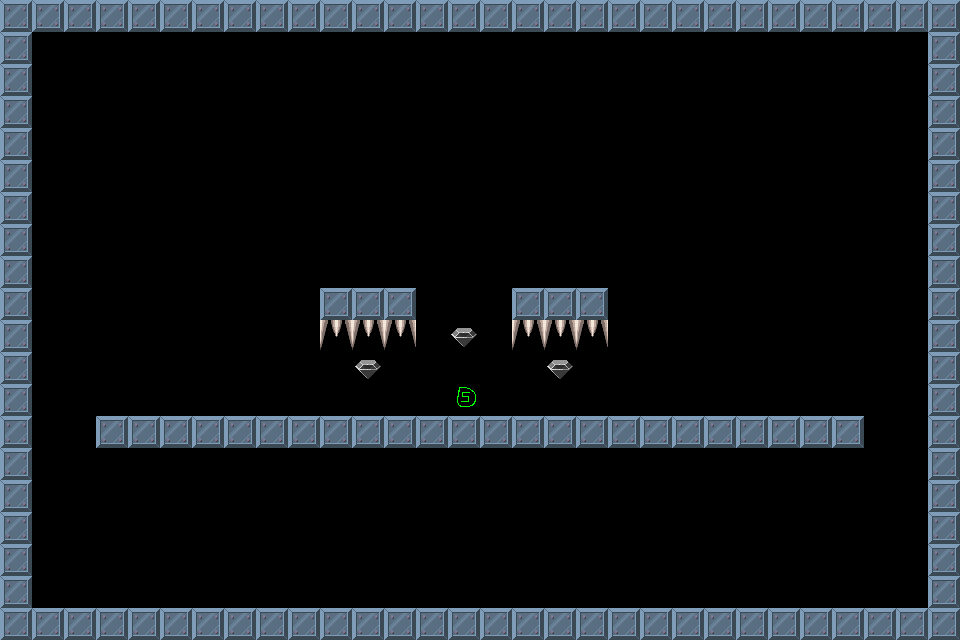

Rendered tile map (Tiled .tmx) drawn with the repository's tilesets; below, a short description and the map source with its tile grids summarised:
An orthogonal 30x20 tile map with 32x32 px tiles, 1 tile layer (Tile Layer 1), 3 tilesets.

<map version="1.0" orientation="orthogonal" width="30" height="20" tilewidth="32" tileheight="32">
 <tileset firstgid="1" name="brick-1" tilewidth="32" tileheight="32">
  <image source="brick-1.png" width="128" height="128" />
  <tile id="0">
   <properties>
    <property name="components" value="Platform" />
   </properties>
  </tile>
  <tile id="1">
   <properties>
    <property name="components" value="PlayerStart" />
   </properties>
  </tile>
  <tile id="2">
   <properties>
    <property name="components" value="Spikes, Deadly" />
   </properties>
  </tile>
  <tile id="3">
   <properties>
    <property name="components" value="Gem" />
   </properties>
  </tile>
  <tile id="4">
   <properties>
    <property name="components" value="Spikes, Deadly" />
   </properties>
  </tile>
 </tileset>
 <tileset firstgid="17" name="Spike" tilewidth="32" tileheight="32">
  <image source="Spike.png" width="64" height="64" />
  <tile id="0">
   <properties>
    <property name="components" value="spike, Deadly" />
   </properties>
  </tile>
 </tileset>
 <tileset firstgid="21" name="blanks" tilewidth="32" tileheight="32">
  <image source="blank.png" width="64" height="64" />
  <tile id="0">
   <properties>
    <property name="components" value="Start" />
   </properties>
  </tile>
 </tileset>
 <layer name="Tile Layer 1" width="30" height="20">
  <data>[600 cells, 136 non-empty, 4 distinct tile ids]</data>
 </layer>
</map>
